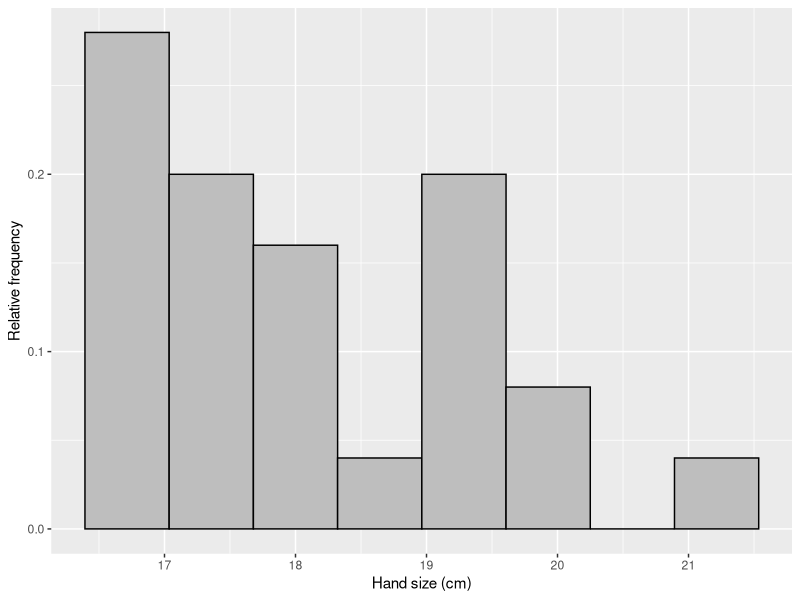
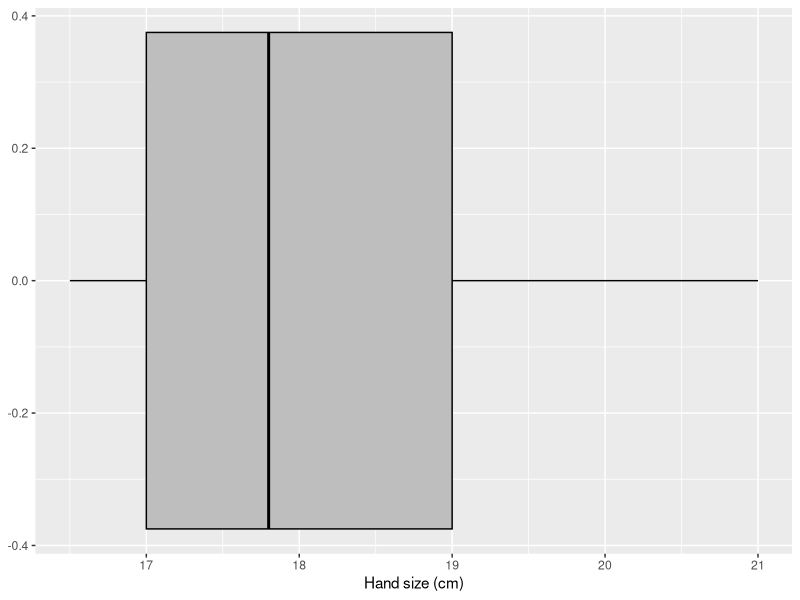

Here is the R script that generated these plots, in order:
## ---- chunk 1
knitr::opts_chunk$set(echo = TRUE)
## ---- chunk 2
rm(list=ls())

library(tidyverse)   # includes dplyr, readr, tidyr, and more
library(ggplot2)     # for creating plots

d <- read.csv("student_data_complete.csv")

ggplot(d, aes(x = hand, y = after_stat(count / sum(count)))) +
  geom_histogram(bins = 8, 
                 fill = "gray", 
                 color = "black") +
  labs(y = "Relative frequency", 
       x = "Hand size (cm)")

d$pet <- as.factor(d$pet)

ggplot(d, aes(x = hand)) +
  geom_boxplot(fill = "gray", color = "black") +
  labs(x = "Hand size (cm)")
